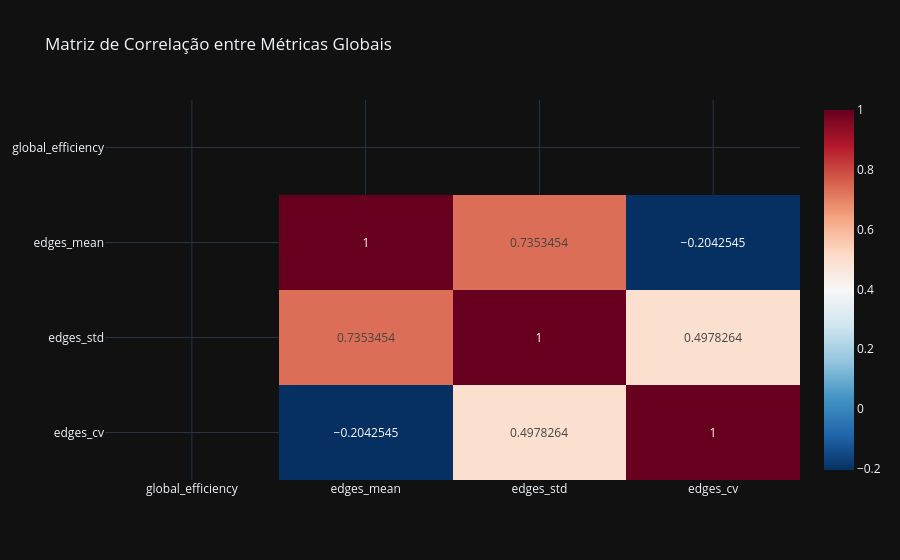

Notebook code for this chart:
### Code cell
fig = px.imshow(
    corr,
    text_auto=True,
    title="Matriz de Correlação entre Métricas Globais",
    color_continuous_scale="RdBu_r",
    aspect="auto"
)
fig.show()

### Figure 1 — Plotly figure (JSON) as saved in the notebook; plotly's stock layout.template omitted (floating-point values rounded to 4 significant figures)
{"data": [{"coloraxis": "coloraxis", "hovertemplate": "x: %{x}<br>y: %{y}<br>color: %{z}<extra></extra>", "name": "0", "texttemplate": "%{z}", "type": "heatmap", "x": ["global_efficiency", "edges_mean", "edges_std", "edges_cv"], "xaxis": "x", "y": ["global_efficiency", "edges_mean", "edges_std", "edges_cv"], "yaxis": "y", "z": [[NaN, NaN, NaN, NaN], [NaN, 1.0, 0.7353, -0.2043], [NaN, 0.7353, 1.0, 0.4978], [NaN, -0.2043, 0.4978, 1.0]]}], "layout": {"coloraxis": {"colorscale": [[0, "rgb(5,48,97)"], [0.1, "rgb(33,102,172)"], [0.2, "rgb(67,147,195)"], [0.3, "rgb(146,197,222)"], [0.4, "rgb(209,229,240)"], [0.5, "rgb(247,247,247)"], [0.6, "rgb(253,219,199)"], [0.7, "rgb(244,165,130)"], [0.8, "rgb(214,96,77)"], [0.9, "rgb(178,24,43)"], [1, "rgb(103,0,31)"]]}, "title": {"text": "Matriz de Correlação entre Métricas Globais"}, "xaxis": {"anchor": "y", "domain": [0, 1]}, "yaxis": {"anchor": "x", "autorange": "reversed", "domain": [0, 1]}}}
